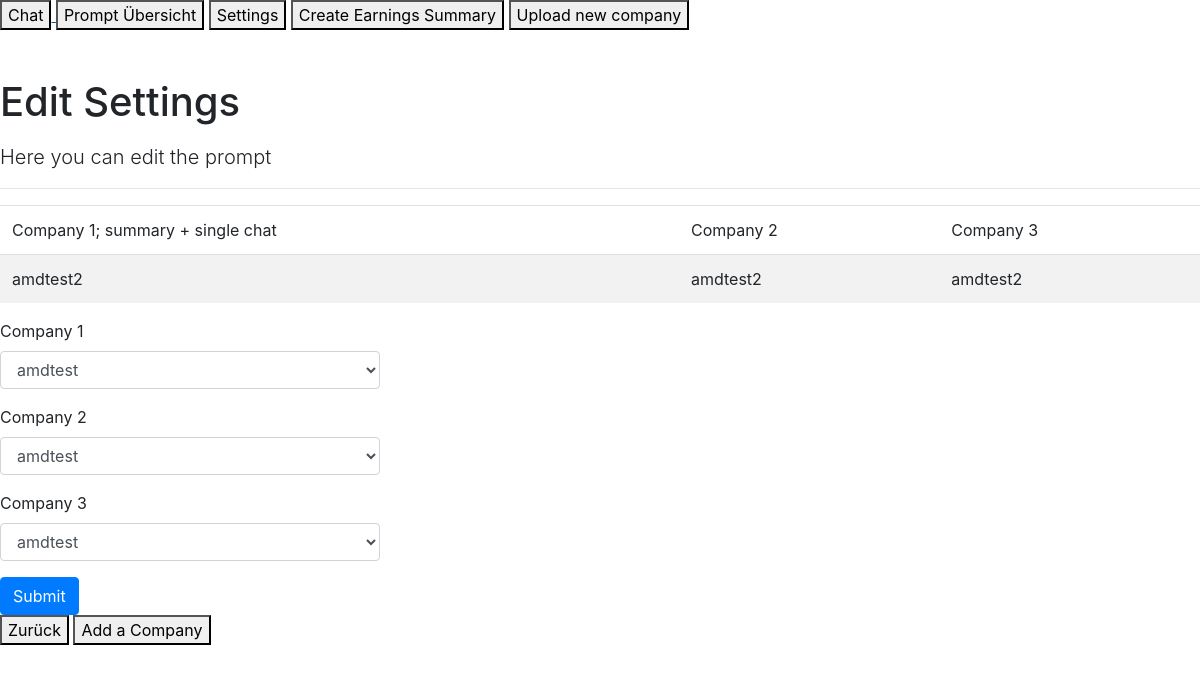
Before: /updatecompanies with the older database file.
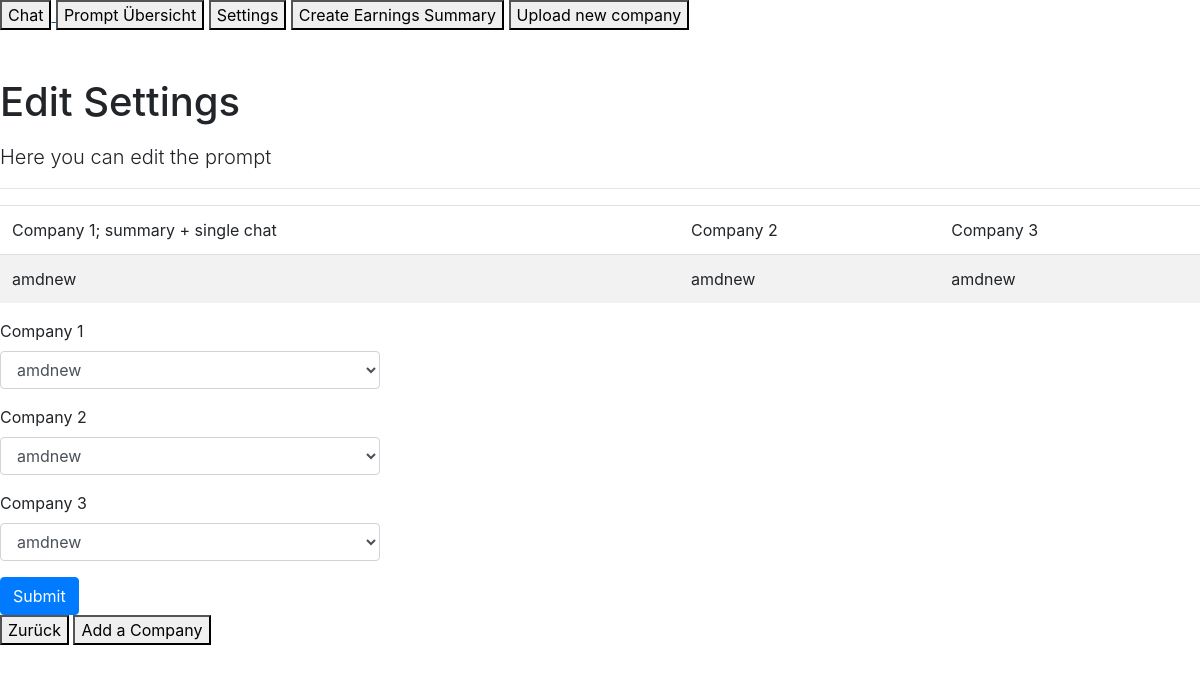
After: the same page with the newer database file.
### app/models.py (models this page shows)
class SummarySettings(db.Model):
    id = db.Column(db.Integer, primary_key=True)
    companyname = db.Column(db.String(80), nullable=False)
    companyname2 = db.Column(db.String(80), nullable=False)
    companyname3 = db.Column(db.String(80), nullable=False)
    gsheetname = db.Column(db.String(400), nullable=False)
    gsheetno = db.Column(db.String(400), nullable=False)
    indexname = db.Column(db.String(400), nullable=False)
    llm = db.Column(db.String(400), nullable=False)
    embedding = db.Column(db.String(400), nullable=False)
    rag_prompt = db.Column(db.String(400), nullable=False)

### app/routes.py (the view)
@app.route('/updatecompanies', methods=['GET', 'POST'])
def updatecompanyname():
    company_names= CompanyNames.query.all()
    cn=[]
    for x in company_names:
        cn.append(x.namespace_name)
    form = EditCompanynameForm()
    form.companyname.choices = cn
    form.companyname2.choices = cn
    form.companyname3.choices = cn
    settings= SummarySettings.query.filter_by(id=1).first_or_404()
    if form.validate_on_submit():
        settings.companyname = form.companyname.data
        settings.companyname2 = form.companyname2.data
        settings.companyname3 = form.companyname3.data
        db.session.commit()
    return render_template('updatecompany.html', settings=settings, form =form)

### app/forms.py
class EditCompanynameForm(FlaskForm):
    companyname = SelectField(u'Company 1', validate_choice=False)
    companyname2 = SelectField(u'Company 2', validate_choice=False)
    companyname3 = SelectField(u'Company 3', validate_choice=False)
    submit = SubmitField('Submit')

### templates/updatecompany.html
{% extends "base.html" %}
{% from 'bootstrap/form.html' import render_form, render_field %}
{% block content %}
      <h1 class="pt-5 pb-2">Edit Settings</h1>
      <p class="lead">Here you can edit the prompt </p>
      <hr>
          <div>
            <table id="data" class="table table-striped">
                <thead>
                    <tr>
                        <td>Company 1; summary + single chat </td>
                        <td>Company 2</td>
                        <td>Company 3 </td>
                    </tr>
                </thead>
            <tbody>
                <tr>
                    <td>{{settings.companyname}}</td>
                    <td>{{settings.companyname2}}</td>
                    <td>{{settings.companyname3}}</td>
                </tr>
            </tbody>
        </table>
        <div class="row">
            <div class="col-md-4">
                {{ render_form(form)}}
            </div>
        </div>
        <a href= "/editsettings" >
            <button class="GFG">
             Zurück
            </button>
        </a>
        <a href= "/addcompany" >
            <button class="GFG">
             Add a Company
            </button>
        </a>
          </div>
      {% endblock %}

Changed rows visible on the page:
changed SummarySettings: companyname "amdtest2" → "amdnew"; companyname2 "amdtest2" → "amdnew"; companyname3 "amdtest2" → "amdnew"
Other visible differences:
form field companyname: "amdtest" → "amdnew"
form field companyname2: "amdtest" → "amdnew"
form field companyname3: "amdtest" → "amdnew"
